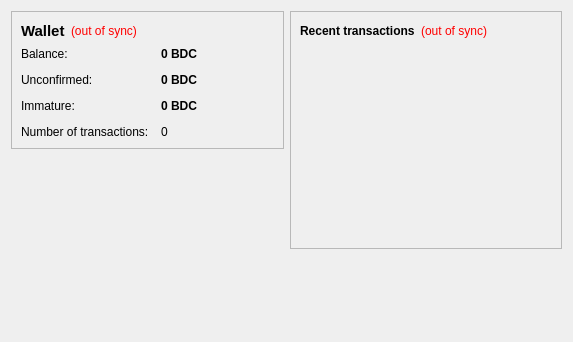
<?xml version="1.0" encoding="UTF-8"?>
<ui version="4.0">
 <class>OverviewPage</class>
 <widget class="QWidget" name="OverviewPage">
  <property name="geometry">
   <rect>
    <x>0</x>
    <y>0</y>
    <width>573</width>
    <height>342</height>
   </rect>
  </property>
  <property name="windowTitle">
   <string>Form</string>
  </property>
  <layout class="QHBoxLayout" name="horizontalLayout" stretch="1,1">
   <item>
    <layout class="QVBoxLayout" name="verticalLayout_2">
     <item>
      <widget class="QFrame" name="frame">
       <property name="frameShape">
        <enum>QFrame::StyledPanel</enum>
       </property>
       <property name="frameShadow">
        <enum>QFrame::Raised</enum>
       </property>
       <layout class="QVBoxLayout" name="verticalLayout_4">
        <item>
         <layout class="QHBoxLayout" name="horizontalLayout_4">
          <item>
           <widget class="QLabel" name="label_5">
            <property name="font">
             <font>
              <pointsize>11</pointsize>
              <weight>75</weight>
              <bold>true</bold>
             </font>
            </property>
            <property name="text">
             <string>Wallet</string>
            </property>
           </widget>
          </item>
          <item>
           <widget class="QLabel" name="labelWalletStatus">
            <property name="toolTip">
             <string>The displayed information may be out of date. Your wallet automatically synchronizes with the blackdiamondcoin network after a connection is established, but this process has not completed yet.</string>
            </property>
            <property name="styleSheet">
             <string notr="true">QLabel { color: red; }</string>
            </property>
            <property name="text">
             <string notr="true">(out of sync)</string>
            </property>
            <property name="alignment">
             <set>Qt::AlignLeading|Qt::AlignLeft|Qt::AlignVCenter</set>
            </property>
           </widget>
          </item>
          <item>
           <spacer name="horizontalSpacer_2">
            <property name="orientation">
             <enum>Qt::Horizontal</enum>
            </property>
            <property name="sizeHint" stdset="0">
             <size>
              <width>40</width>
              <height>20</height>
             </size>
            </property>
           </spacer>
          </item>
         </layout>
        </item>
        <item>
         <layout class="QFormLayout" name="formLayout_2">
          <property name="fieldGrowthPolicy">
           <enum>QFormLayout::AllNonFixedFieldsGrow</enum>
          </property>
          <property name="horizontalSpacing">
           <number>12</number>
          </property>
          <property name="verticalSpacing">
           <number>12</number>
          </property>
          <item row="0" column="0">
           <widget class="QLabel" name="label">
            <property name="text">
             <string>Balance:</string>
            </property>
           </widget>
          </item>
          <item row="0" column="1">
           <widget class="QLabel" name="labelBalance">
            <property name="font">
             <font>
              <weight>75</weight>
              <bold>true</bold>
             </font>
            </property>
            <property name="cursor">
             <cursorShape>IBeamCursor</cursorShape>
            </property>
            <property name="toolTip">
             <string>Your current balance</string>
            </property>
            <property name="text">
             <string notr="true">0 BDC</string>
            </property>
            <property name="textInteractionFlags">
             <set>Qt::LinksAccessibleByMouse|Qt::TextSelectableByKeyboard|Qt::TextSelectableByMouse</set>
            </property>
           </widget>
          </item>
          <item row="1" column="0">
           <widget class="QLabel" name="label_3">
            <property name="text">
             <string>Unconfirmed:</string>
            </property>
           </widget>
          </item>
          <item row="1" column="1">
           <widget class="QLabel" name="labelUnconfirmed">
            <property name="font">
             <font>
              <weight>75</weight>
              <bold>true</bold>
             </font>
            </property>
            <property name="cursor">
             <cursorShape>IBeamCursor</cursorShape>
            </property>
            <property name="toolTip">
             <string>Total of transactions that have yet to be confirmed, and do not yet count toward the current balance</string>
            </property>
            <property name="text">
             <string notr="true">0 BDC</string>
            </property>
            <property name="textInteractionFlags">
             <set>Qt::LinksAccessibleByMouse|Qt::TextSelectableByKeyboard|Qt::TextSelectableByMouse</set>
            </property>
           </widget>
          </item>
          <item row="3" column="0">
           <widget class="QLabel" name="label_2">
            <property name="text">
             <string>Number of transactions:</string>
            </property>
           </widget>
          </item>
          <item row="3" column="1">
           <widget class="QLabel" name="labelNumTransactions">
            <property name="toolTip">
             <string>Total number of transactions in wallet</string>
            </property>
            <property name="text">
             <string notr="true">0</string>
            </property>
           </widget>
          </item>
          <item row="2" column="0">
           <widget class="QLabel" name="labelImmatureText">
            <property name="text">
             <string>Immature:</string>
            </property>
           </widget>
          </item>
          <item row="2" column="1">
           <widget class="QLabel" name="labelImmature">
            <property name="font">
             <font>
              <weight>75</weight>
              <bold>true</bold>
             </font>
            </property>
            <property name="toolTip">
             <string>Mined balance that has not yet matured</string>
            </property>
            <property name="text">
             <string notr="true">0 BDC</string>
            </property>
            <property name="textInteractionFlags">
             <set>Qt::LinksAccessibleByMouse|Qt::TextSelectableByKeyboard|Qt::TextSelectableByMouse</set>
            </property>
           </widget>
          </item>
         </layout>
        </item>
       </layout>
      </widget>
     </item>
     <item>
      <spacer name="verticalSpacer">
       <property name="orientation">
        <enum>Qt::Vertical</enum>
       </property>
       <property name="sizeHint" stdset="0">
        <size>
         <width>20</width>
         <height>40</height>
        </size>
       </property>
      </spacer>
     </item>
    </layout>
   </item>
   <item>
    <layout class="QVBoxLayout" name="verticalLayout_3">
     <item>
      <widget class="QFrame" name="frame_2">
       <property name="frameShape">
        <enum>QFrame::StyledPanel</enum>
       </property>
       <property name="frameShadow">
        <enum>QFrame::Raised</enum>
       </property>
       <layout class="QVBoxLayout" name="verticalLayout">
        <item>
         <layout class="QHBoxLayout" name="horizontalLayout_2">
          <item>
           <widget class="QLabel" name="label_4">
            <property name="text">
             <string>&lt;b&gt;Recent transactions&lt;/b&gt;</string>
            </property>
           </widget>
          </item>
          <item>
           <widget class="QLabel" name="labelTransactionsStatus">
            <property name="toolTip">
             <string>The displayed information may be out of date. Your wallet automatically synchronizes with the blackdiamondcoin network after a connection is established, but this process has not completed yet.</string>
            </property>
            <property name="styleSheet">
             <string notr="true">QLabel { color: red; }</string>
            </property>
            <property name="text">
             <string notr="true">(out of sync)</string>
            </property>
            <property name="alignment">
             <set>Qt::AlignRight|Qt::AlignTrailing|Qt::AlignVCenter</set>
            </property>
           </widget>
          </item>
          <item>
           <spacer name="horizontalSpacer">
            <property name="orientation">
             <enum>Qt::Horizontal</enum>
            </property>
            <property name="sizeHint" stdset="0">
             <size>
              <width>40</width>
              <height>20</height>
             </size>
            </property>
           </spacer>
          </item>
         </layout>
        </item>
        <item>
         <widget class="QListView" name="listTransactions">
          <property name="styleSheet">
           <string notr="true">QListView { background: transparent; }</string>
          </property>
          <property name="frameShape">
           <enum>QFrame::NoFrame</enum>
          </property>
          <property name="verticalScrollBarPolicy">
           <enum>Qt::ScrollBarAlwaysOff</enum>
          </property>
          <property name="horizontalScrollBarPolicy">
           <enum>Qt::ScrollBarAlwaysOff</enum>
          </property>
          <property name="selectionMode">
           <enum>QAbstractItemView::NoSelection</enum>
          </property>
         </widget>
        </item>
       </layout>
      </widget>
     </item>
     <item>
      <spacer name="verticalSpacer_2">
       <property name="orientation">
        <enum>Qt::Vertical</enum>
       </property>
       <property name="sizeHint" stdset="0">
        <size>
         <width>20</width>
         <height>40</height>
        </size>
       </property>
      </spacer>
     </item>
    </layout>
   </item>
  </layout>
 </widget>
 <resources/>
 <connections/>
</ui>
